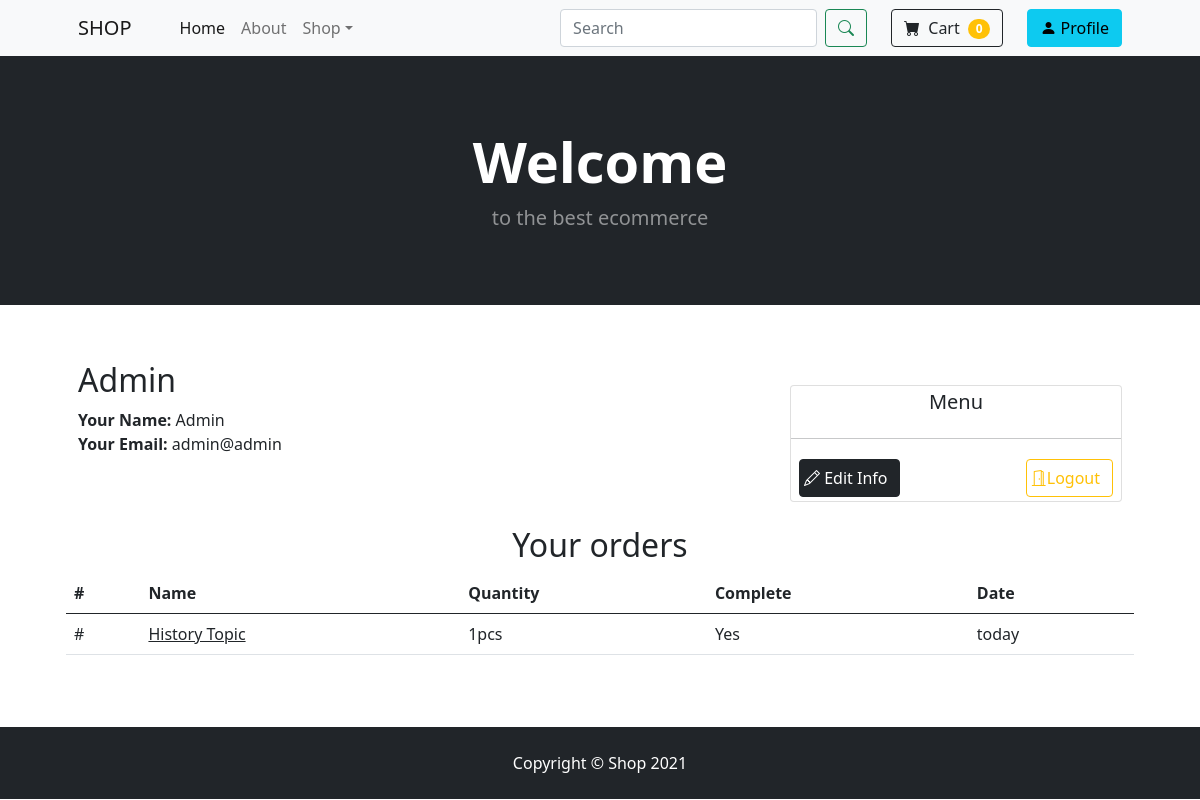
/profile/ (signed in), run on the app's committed database.
### base/models.py (models this page shows, shortened)
class Customer(models.Model):
    user = models.OneToOneField(User, on_delete=models.CASCADE)
    name = models.CharField(max_length=255)
    email = models.CharField(max_length=255)
    id = models.UUIDField(default=uuid.uuid4, unique=True,
                          primary_key=True, editable=False)
    created_at = models.DateTimeField(auto_now_add=True)
    class Meta:
        ordering = ['-created_at']

class OrderItem(models.Model):
    order = models.ForeignKey(
        Order, on_delete=models.SET_NULL, null=True, related_name='orderitems')
    product = models.ForeignKey(Product, on_delete=models.SET_NULL, null=True)
    quantity = models.IntegerField(default=0, blank=True, null=True)
    date_added = models.DateTimeField(auto_now_add=True)
    id = models.UUIDField(default=uuid.uuid4, unique=True,
                          primary_key=True, editable=False)
    class Meta:
        ordering = ['-date_added']

class Product(models.Model):
    category = models.ForeignKey(
        Category, blank=False, null=True, on_delete=models.SET_NULL, related_name='products')
    name = models.CharField(max_length=255, blank=True, null=True)
    image = models.ImageField(default='placeholder.jpg', blank=True, null=True)
    price = models.DecimalField(max_digits=7, decimal_places=2, default=0)
    slug = models.SlugField(blank=True, null=True)
    description = models.TextField(blank=True, null=True)
    countInStock = models.IntegerField(default=0, blank=True, null=True)
    created_at = models.DateTimeField(auto_now_add=True)
    id = models.UUIDField(default=uuid.uuid4, unique=True,
                          primary_key=True, editable=False)
    class Meta:
        ordering = ['-created_at']

class Order(models.Model):
    customer = models.ForeignKey(
        Customer, on_delete=models.SET_NULL, blank=True, null=True, related_name='orders')
    date_ordered = models.DateTimeField(auto_now_add=True)
    complete = models.BooleanField(default=False)
    transaction_id = models.CharField(max_length=255, blank=False, null=True)
    id = models.UUIDField(default=uuid.uuid4, unique=True,
                          primary_key=True, editable=False)
    @property
    def get_cart_items(self):
        orderitems = self.orderitems.all()
        total = sum([item.quantity for item in orderitems])
        return total
    class Meta:
        ordering = ['-date_ordered']

### base/views.py (the view)
# urls.py: path('profile/', views.profile, name='profile'),
@login_required
def profile(request):
    customer = request.user.customer
    orders = customer.orders.filter(complete=True)
    context = {
        'customer': customer,
        'orders': orders
    }
    return render(request, 'base/profile.html', context)

### base/context_processors.py (called while the page is built)
def menu_categories(request):
    categories = Category.objects.all()
    return {'menu_categories': categories}

def cart_items(request):
    data = cartData(request)
    cartItems = data['cartItems']
    return {'cartItems': cartItems}

### base/utils.py (called while the page is built)
def cartData(request):
    if request.user.is_authenticated:
        customer = request.user.customer
        order, created = Order.objects.get_or_create(
            customer=customer, complete=False)
        items = order.orderitems.all()
        cartItems = order.get_cart_items#get_items_total
    else:
        cookieData = cookieCart(request)
        cartItems = cookieData['cartItems']
        order = cookieData['order']
        items = cookieData['items']
    return {'cartItems': cartItems, 'order': order, 'items': items}

### base/templates/base/profile.html (shortened to what this page needs)
{% extends 'base/main.html' %}
{% load humanize %}
{% block content %}
<div class="row justify-content-center">
  <div class="col-lg-8">
    <h2>{{ customer.name }}</h2>
    <strong>Your Name:</strong> {{ customer.name }}
    <br />
    <strong>Your Email:</strong> {{ customer.email }}
  </div>
  <div class="col-lg-4">
    <br>
    <div class="card">
      <h5 class="mx-auto mt-1">Menu</h5>
      <hr />
      <div class="d-flex justify-content-center ps-2 pe-2">
        <a
          class="btn btn-dark ps-1 my-1 me-auto"
          title="Edit Your Information"
          href="{% url 'edit_customer' %}"
          ><i class="bi bi-pencil"></i> Edit Info</a
        >
        <a
          class="btn btn-outline-warning ps-1 ms-auto my-1"
          title="Logout from Account"
          href="{% url 'logout_customer' %}"
          ><i class="bi bi-door-open"></i>Logout</a
        >
      </div>
    </div>
  </div>
  <div class="col-lg-12 m-0 p-0">
    <br />
    <h2 class="text-center">Your orders</h2>
    <table class="table">
      <thead>
        <tr>
          <th>#</th>
          <th>Name</th>
          <th>Quantity</th>
          <th>Complete</th>
          <th>Date</th>
        </tr>
      </thead>
      <tbody>
        {% for order in orders %}
          {% for item in order.orderitems.all %}
            <tr>
              <td>#</td>
              <td><a href="{% url 'product' item.product.category.slug item.product.slug %}" class="text-dark">{{ item.product.name }}</a></td>
              <td>{{ item.quantity }}pcs</td>
              <td>{{ item.order.complete|yesno:"Yes,No" }}</td>
              <td>{{ item.date_added|naturalday }}</td>
            </tr>
          {% endfor %}
        {% endfor %}
      </tbody>
    </table>
  </div>
</div>
{% endblock %}

### data on the page
Customer: name "Admin", email "admin@admin"
OrderItem: product.name "History Topic", quantity "1", order.complete "Yes", date_added "today"

### other printed values
{{ cartItems }} "0"
